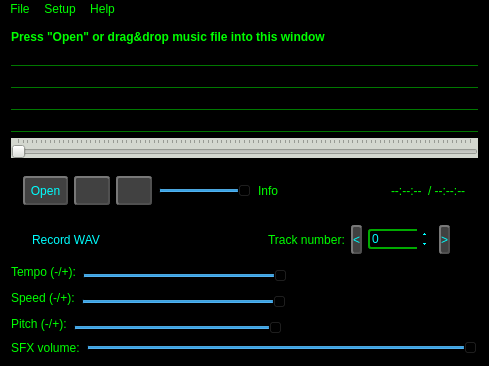
<?xml version="1.0" encoding="UTF-8"?>
<ui version="4.0">
 <class>MusPlayerQt</class>
 <widget class="QMainWindow" name="MusPlayerQt">
  <property name="geometry">
   <rect>
    <x>0</x>
    <y>0</y>
    <width>489</width>
    <height>306</height>
   </rect>
  </property>
  <property name="minimumSize">
   <size>
    <width>250</width>
    <height>0</height>
   </size>
  </property>
  <property name="contextMenuPolicy">
   <enum>Qt::CustomContextMenu</enum>
  </property>
  <property name="acceptDrops">
   <bool>true</bool>
  </property>
  <property name="windowTitle">
   <string>Simple SDL2 Mixer X Music player</string>
  </property>
  <property name="windowIcon">
   <iconset resource="../_resources/musicplayer.qrc">
    <normaloff>:/cat_musplay/cat_musplay_48x48.png</normaloff>:/cat_musplay/cat_musplay_48x48.png</iconset>
  </property>
  <property name="styleSheet">
   <string notr="true">*{
    background-color: rgb(0, 0, 0);
    color: rgb(0, 255, 0);
}
*:!enabled{
    color: rgb(170, 170, 170);
}
QPushButton {
	background-color: rgb(65, 65, 65);
	border-color: rgb(80, 80, 80);
	border-style: outset;
    border-width: 2px;
	color: rgb(0, 255, 255);
	border-radius: 3px;
    height: 25px;
 }
QPushButton:pressed {
    background-color: rgb(80, 80, 80);
    border-style: inset;
}
QCheckBox {
	border-color: rgb(0, 170, 0);
    border-width: 1px;
	color: rgb(0, 255, 255);
 }
QComboBox, QSpinBox, QLineEdit:enabled{
	border-radius: 3px;
    border-width: 2px;
    border-style: solid;
	border-color: rgb(0, 170, 0);
	color: rgb(0, 255, 255);
}
QSpinBox::up-button {
    subcontrol-origin: border;
	color: rgb(0, 255, 255);
}
QSpinBox::down-button {
    subcontrol-origin: border;
	color: rgb(0, 255, 255);
}
QSpinBox::up-button:!enabled {
    subcontrol-origin: border;
	color: rgb(230, 230, 230);
}
QSpinBox::down-button:!enabled {
    subcontrol-origin: border;
	color: rgb(230, 230, 230);
}


QPushButton:!enabled, QSpinBox:!enabled, QLineEdit:!enabled
{
    border-color: rgb(120, 120, 120);
    color: rgb(128, 128, 128);
}
QGroupBox
{
    padding: 5px;
    border-width: 1px;
    border-style: solid;
    border-color: rgb(0, 170, 0);
	border-radius: 3px;
}
QLabel
{
	background-color: transparent;
}

</string>
  </property>
  <widget class="QWidget" name="centralWidget">
   <layout class="QGridLayout" name="gridLayout">
    <property name="sizeConstraint">
     <enum>QLayout::SetMinimumSize</enum>
    </property>
    <item row="8" column="0">
     <widget class="QFrame" name="tempoFrame">
      <property name="frameShape">
       <enum>QFrame::NoFrame</enum>
      </property>
      <property name="frameShadow">
       <enum>QFrame::Plain</enum>
      </property>
      <property name="lineWidth">
       <number>0</number>
      </property>
      <layout class="QGridLayout" name="gridLayout_2">
       <property name="leftMargin">
        <number>0</number>
       </property>
       <property name="topMargin">
        <number>0</number>
       </property>
       <property name="rightMargin">
        <number>0</number>
       </property>
       <property name="bottomMargin">
        <number>0</number>
       </property>
       <item row="0" column="1">
        <widget class="QSlider" name="tempo">
         <property name="toolTip">
          <string>Tempo</string>
         </property>
         <property name="minimum">
          <number>-100</number>
         </property>
         <property name="maximum">
          <number>100</number>
         </property>
         <property name="orientation">
          <enum>Qt::Horizontal</enum>
         </property>
         <property name="tickPosition">
          <enum>QSlider::TicksAbove</enum>
         </property>
        </widget>
       </item>
       <item row="0" column="0">
        <widget class="QLabel" name="tempoLabel">
         <property name="text">
          <string>Tempo (-/+):</string>
         </property>
        </widget>
       </item>
      </layout>
     </widget>
    </item>
    <item row="7" column="0">
     <widget class="QFrame" name="frame_3">
      <property name="frameShape">
       <enum>QFrame::StyledPanel</enum>
      </property>
      <property name="frameShadow">
       <enum>QFrame::Raised</enum>
      </property>
      <layout class="QHBoxLayout" name="horizontalLayout_2">
       <property name="leftMargin">
        <number>0</number>
       </property>
       <property name="topMargin">
        <number>0</number>
       </property>
       <property name="rightMargin">
        <number>0</number>
       </property>
       <property name="bottomMargin">
        <number>0</number>
       </property>
       <item>
        <widget class="QCheckBox" name="recordWav">
         <property name="text">
          <string>Record WAV</string>
         </property>
        </widget>
       </item>
       <item>
        <spacer name="horizontalSpacer_2">
         <property name="orientation">
          <enum>Qt::Horizontal</enum>
         </property>
         <property name="sizeHint" stdset="0">
          <size>
           <width>148</width>
           <height>20</height>
          </size>
         </property>
        </spacer>
       </item>
       <item>
        <widget class="QFrame" name="gme_setup">
         <property name="enabled">
          <bool>true</bool>
         </property>
         <property name="frameShape">
          <enum>QFrame::StyledPanel</enum>
         </property>
         <property name="frameShadow">
          <enum>QFrame::Raised</enum>
         </property>
         <layout class="QGridLayout" name="gridLayout_3">
          <property name="leftMargin">
           <number>0</number>
          </property>
          <property name="topMargin">
           <number>0</number>
          </property>
          <property name="rightMargin">
           <number>0</number>
          </property>
          <property name="bottomMargin">
           <number>0</number>
          </property>
          <property name="horizontalSpacing">
           <number>6</number>
          </property>
          <property name="verticalSpacing">
           <number>0</number>
          </property>
          <item row="0" column="1">
           <widget class="QPushButton" name="trackPrev">
            <property name="text">
             <string notr="true">&lt;</string>
            </property>
           </widget>
          </item>
          <item row="0" column="3">
           <widget class="QPushButton" name="trackNext">
            <property name="text">
             <string notr="true">&gt;</string>
            </property>
           </widget>
          </item>
          <item row="0" column="2">
           <widget class="QSpinBox" name="trackID">
            <property name="enabled">
             <bool>true</bool>
            </property>
            <property name="maximum">
             <number>9999999</number>
            </property>
           </widget>
          </item>
          <item row="0" column="0">
           <widget class="QLabel" name="label_4">
            <property name="text">
             <string>Track number:</string>
            </property>
           </widget>
          </item>
          <item row="0" column="4">
           <widget class="QCheckBox" name="disableSpcEcho">
            <property name="toolTip">
             <string>Disable built-in SPC echo</string>
            </property>
            <property name="text">
             <string notr="true"/>
            </property>
           </widget>
          </item>
         </layout>
        </widget>
       </item>
      </layout>
     </widget>
    </item>
    <item row="11" column="0">
     <layout class="QHBoxLayout" name="GeneralVolumeFrame">
      <item>
       <widget class="QLabel" name="label_2">
        <property name="toolTip">
         <string>Change the SFX volume (affecting all playing SFX at one time, doesn't affects a music)</string>
        </property>
        <property name="text">
         <string>SFX volume:</string>
        </property>
       </widget>
      </item>
      <item>
       <widget class="QSlider" name="volumeGeneral">
        <property name="toolTip">
         <string>Change the general volume (affecting all playing music and SFX at one time)</string>
        </property>
        <property name="maximum">
         <number>128</number>
        </property>
        <property name="pageStep">
         <number>1</number>
        </property>
        <property name="value">
         <number>128</number>
        </property>
        <property name="orientation">
         <enum>Qt::Horizontal</enum>
        </property>
       </widget>
      </item>
     </layout>
    </item>
    <item row="2" column="0">
     <widget class="LabelMarquee" name="musArtist">
      <property name="styleSheet">
       <string notr="true">border-width: 1px;
border-style: solid;
border-color: rgba(0, 0, 0, 0);
border-bottom-color: rgb(0, 120, 0);
</string>
      </property>
      <property name="text">
       <string/>
      </property>
      <property name="scaledContents">
       <bool>true</bool>
      </property>
     </widget>
    </item>
    <item row="0" column="0">
     <widget class="QLabel" name="label">
      <property name="font">
       <font>
        <bold>true</bold>
       </font>
      </property>
      <property name="text">
       <string>Press &quot;Open&quot; or drag&amp;drop music file into this window</string>
      </property>
     </widget>
    </item>
    <item row="9" column="0">
     <widget class="QFrame" name="speedFrame">
      <property name="frameShape">
       <enum>QFrame::NoFrame</enum>
      </property>
      <property name="frameShadow">
       <enum>QFrame::Plain</enum>
      </property>
      <property name="lineWidth">
       <number>0</number>
      </property>
      <layout class="QGridLayout" name="gridLayout_4">
       <property name="leftMargin">
        <number>0</number>
       </property>
       <property name="topMargin">
        <number>0</number>
       </property>
       <property name="rightMargin">
        <number>0</number>
       </property>
       <property name="bottomMargin">
        <number>0</number>
       </property>
       <item row="0" column="0">
        <widget class="QLabel" name="speedLabel">
         <property name="text">
          <string>Speed (-/+):</string>
         </property>
        </widget>
       </item>
       <item row="0" column="1">
        <widget class="QSlider" name="speed">
         <property name="toolTip">
          <string>Tempo</string>
         </property>
         <property name="minimum">
          <number>-100</number>
         </property>
         <property name="maximum">
          <number>100</number>
         </property>
         <property name="orientation">
          <enum>Qt::Horizontal</enum>
         </property>
         <property name="tickPosition">
          <enum>QSlider::TicksAbove</enum>
         </property>
        </widget>
       </item>
      </layout>
     </widget>
    </item>
    <item row="1" column="0">
     <widget class="LabelMarquee" name="musTitle">
      <property name="styleSheet">
       <string notr="true">border-width: 1px;
border-style: solid;
border-color: rgba(0, 0, 0, 0);
border-bottom-color: rgb(0, 120, 0);
</string>
      </property>
      <property name="text">
       <string/>
      </property>
      <property name="scaledContents">
       <bool>true</bool>
      </property>
     </widget>
    </item>
    <item row="4" column="0">
     <widget class="LabelMarquee" name="musCopyright">
      <property name="styleSheet">
       <string notr="true">border-width: 1px;
border-style: solid;
border-color: rgba(0, 0, 0, 0);
border-bottom-color: rgb(0, 120, 0);
</string>
      </property>
      <property name="text">
       <string/>
      </property>
      <property name="scaledContents">
       <bool>true</bool>
      </property>
     </widget>
    </item>
    <item row="6" column="0">
     <widget class="QFrame" name="frame_2">
      <property name="minimumSize">
       <size>
        <width>0</width>
        <height>45</height>
       </size>
      </property>
      <property name="frameShape">
       <enum>QFrame::StyledPanel</enum>
      </property>
      <property name="frameShadow">
       <enum>QFrame::Raised</enum>
      </property>
      <layout class="QHBoxLayout" name="horizontalLayout">
       <property name="sizeConstraint">
        <enum>QLayout::SetMinimumSize</enum>
       </property>
       <item>
        <widget class="QPushButton" name="open">
         <property name="minimumSize">
          <size>
           <width>45</width>
           <height>0</height>
          </size>
         </property>
         <property name="text">
          <string>Open</string>
         </property>
         <property name="shortcut">
          <string>Ctrl+O</string>
         </property>
         <property name="flat">
          <bool>false</bool>
         </property>
        </widget>
       </item>
       <item>
        <widget class="QPushButton" name="play">
         <property name="minimumSize">
          <size>
           <width>24</width>
           <height>0</height>
          </size>
         </property>
         <property name="toolTip">
          <string>Play</string>
         </property>
         <property name="icon">
          <iconset resource="../_resources/musicplayer.qrc">
           <normaloff>:/buttons/play.png</normaloff>:/buttons/play.png</iconset>
         </property>
         <property name="shortcut">
          <string>Space</string>
         </property>
         <property name="flat">
          <bool>false</bool>
         </property>
        </widget>
       </item>
       <item>
        <widget class="QPushButton" name="stop">
         <property name="minimumSize">
          <size>
           <width>24</width>
           <height>0</height>
          </size>
         </property>
         <property name="toolTip">
          <string>Stop</string>
         </property>
         <property name="icon">
          <iconset resource="../_resources/musicplayer.qrc">
           <normaloff>:/buttons/stop.png</normaloff>:/buttons/stop.png</iconset>
         </property>
         <property name="shortcut">
          <string>.</string>
         </property>
         <property name="flat">
          <bool>false</bool>
         </property>
        </widget>
       </item>
       <item>
        <widget class="QSlider" name="volume">
         <property name="maximum">
          <number>128</number>
         </property>
         <property name="value">
          <number>128</number>
         </property>
         <property name="orientation">
          <enum>Qt::Horizontal</enum>
         </property>
        </widget>
       </item>
       <item>
        <widget class="QLabel" name="smallInfo">
         <property name="text">
          <string>Info</string>
         </property>
        </widget>
       </item>
       <item>
        <spacer name="horizontalSpacer">
         <property name="orientation">
          <enum>Qt::Horizontal</enum>
         </property>
         <property name="sizeHint" stdset="0">
          <size>
           <width>40</width>
           <height>20</height>
          </size>
         </property>
        </spacer>
       </item>
       <item>
        <widget class="QLabel" name="isLooping">
         <property name="toolTip">
          <string>&lt;html&gt;&lt;head/&gt;&lt;body&gt;&lt;p&gt;Current music has an embedded loop&lt;/p&gt;&lt;/body&gt;&lt;/html&gt;</string>
         </property>
         <property name="text">
          <string/>
         </property>
         <property name="pixmap">
          <pixmap resource="../_resources/musicplayer.qrc">:/loop_in_use.png</pixmap>
         </property>
        </widget>
       </item>
       <item>
        <widget class="QLabel" name="playingTimeLabel">
         <property name="text">
          <string>--:--:--</string>
         </property>
        </widget>
       </item>
       <item>
        <widget class="QLabel" name="playingTimeLenghtLabel">
         <property name="text">
          <string>/ --:--:--</string>
         </property>
        </widget>
       </item>
      </layout>
     </widget>
    </item>
    <item row="3" column="0">
     <widget class="LabelMarquee" name="musAlbum">
      <property name="styleSheet">
       <string notr="true">border-width: 1px;
border-style: solid;
border-color: rgba(0, 0, 0, 0);
border-bottom-color: rgb(0, 120, 0);
</string>
      </property>
      <property name="text">
       <string/>
      </property>
      <property name="scaledContents">
       <bool>true</bool>
      </property>
     </widget>
    </item>
    <item row="5" column="0">
     <widget class="QSlider" name="musicPosition">
      <property name="styleSheet">
       <string notr="true">background-color: rgb(211, 215, 207);</string>
      </property>
      <property name="maximum">
       <number>100</number>
      </property>
      <property name="value">
       <number>0</number>
      </property>
      <property name="orientation">
       <enum>Qt::Horizontal</enum>
      </property>
      <property name="invertedAppearance">
       <bool>false</bool>
      </property>
      <property name="invertedControls">
       <bool>false</bool>
      </property>
      <property name="tickPosition">
       <enum>QSlider::TicksAbove</enum>
      </property>
     </widget>
    </item>
    <item row="10" column="0">
     <widget class="QFrame" name="pitchFrame">
      <property name="frameShape">
       <enum>QFrame::NoFrame</enum>
      </property>
      <property name="frameShadow">
       <enum>QFrame::Plain</enum>
      </property>
      <property name="lineWidth">
       <number>0</number>
      </property>
      <layout class="QGridLayout" name="gridLayout_6">
       <property name="leftMargin">
        <number>0</number>
       </property>
       <property name="topMargin">
        <number>0</number>
       </property>
       <property name="rightMargin">
        <number>0</number>
       </property>
       <property name="bottomMargin">
        <number>0</number>
       </property>
       <item row="0" column="0">
        <widget class="QLabel" name="pitchLabel">
         <property name="text">
          <string>Pitch (-/+):</string>
         </property>
        </widget>
       </item>
       <item row="0" column="1">
        <widget class="QSlider" name="pitch">
         <property name="toolTip">
          <string>Tempo</string>
         </property>
         <property name="minimum">
          <number>-100</number>
         </property>
         <property name="maximum">
          <number>100</number>
         </property>
         <property name="orientation">
          <enum>Qt::Horizontal</enum>
         </property>
         <property name="tickPosition">
          <enum>QSlider::TicksAbove</enum>
         </property>
        </widget>
       </item>
      </layout>
     </widget>
    </item>
   </layout>
  </widget>
  <widget class="QMenuBar" name="menuBar">
   <property name="geometry">
    <rect>
     <x>0</x>
     <y>0</y>
     <width>489</width>
     <height>20</height>
    </rect>
   </property>
   <widget class="QMenu" name="menuFile">
    <property name="title">
     <string>File</string>
    </property>
    <addaction name="actionOpen"/>
    <addaction name="separator"/>
    <addaction name="actionQuit"/>
   </widget>
   <widget class="QMenu" name="menuSetup">
    <property name="title">
     <string>Setup</string>
    </property>
    <widget class="QMenu" name="menuMusicLooping">
     <property name="title">
      <string>Music looping</string>
     </property>
     <addaction name="actionLoopForever"/>
     <addaction name="separator"/>
     <addaction name="actionPlay1Time"/>
     <addaction name="actionPlay2Times"/>
     <addaction name="actionPlay3Times"/>
    </widget>
    <addaction name="actionAudioSetup"/>
    <addaction name="actionMidiSetup"/>
    <addaction name="actionMultiMusicTesting"/>
    <addaction name="actionMultiSFXTesting"/>
    <addaction name="actionSfxTesting"/>
    <addaction name="actionMusicFX"/>
    <addaction name="actionTracksMuter"/>
    <addaction name="actionFileAssoc"/>
    <addaction name="separator"/>
    <addaction name="actionEnableReverb"/>
    <addaction name="actionTuneReverb"/>
    <addaction name="actionEnableEcho"/>
    <addaction name="actionTuneEcho"/>
    <addaction name="separator"/>
    <addaction name="menuMusicLooping"/>
    <addaction name="actionPause_the_audio_stream"/>
    <addaction name="separator"/>
   </widget>
   <widget class="QMenu" name="menuHelp">
    <property name="title">
     <string>Help</string>
    </property>
    <addaction name="actionHelpGitHub"/>
    <addaction name="actionHelpLicense"/>
    <addaction name="separator"/>
    <addaction name="actionHelpAbout"/>
   </widget>
   <addaction name="menuFile"/>
   <addaction name="menuSetup"/>
   <addaction name="menuHelp"/>
  </widget>
  <action name="actionMidiSetup">
   <property name="text">
    <string>MIDI Setup</string>
   </property>
  </action>
  <action name="actionOpen">
   <property name="text">
    <string>Open</string>
   </property>
  </action>
  <action name="actionQuit">
   <property name="text">
    <string>Quit</string>
   </property>
  </action>
  <action name="actionHelpLicense">
   <property name="text">
    <string>GPL License</string>
   </property>
  </action>
  <action name="actionHelpAbout">
   <property name="text">
    <string>About</string>
   </property>
  </action>
  <action name="actionHelpGitHub">
   <property name="text">
    <string>Visit Github page...</string>
   </property>
  </action>
  <action name="actionSfxTesting">
   <property name="text">
    <string>SFX Testing</string>
   </property>
  </action>
  <action name="actionEnableReverb">
   <property name="checkable">
    <bool>true</bool>
   </property>
   <property name="text">
    <string>Enable reverb</string>
   </property>
  </action>
  <action name="actionFileAssoc">
   <property name="text">
    <string>File associations...</string>
   </property>
  </action>
  <action name="actionLoopForever">
   <property name="checkable">
    <bool>true</bool>
   </property>
   <property name="checked">
    <bool>true</bool>
   </property>
   <property name="text">
    <string>Loop forever</string>
   </property>
  </action>
  <action name="actionPlay1Time">
   <property name="checkable">
    <bool>true</bool>
   </property>
   <property name="text">
    <string>Play 1 time</string>
   </property>
  </action>
  <action name="actionPlay2Times">
   <property name="checkable">
    <bool>true</bool>
   </property>
   <property name="text">
    <string>Play 2 times</string>
   </property>
  </action>
  <action name="actionPlay3Times">
   <property name="checkable">
    <bool>true</bool>
   </property>
   <property name="text">
    <string>Play 3 times</string>
   </property>
  </action>
  <action name="actionAudioSetup">
   <property name="text">
    <string>Audio Setup...</string>
   </property>
  </action>
  <action name="actionEnableEcho">
   <property name="checkable">
    <bool>true</bool>
   </property>
   <property name="text">
    <string>Enable echo</string>
   </property>
  </action>
  <action name="actionTuneEcho">
   <property name="text">
    <string>Tune echo...</string>
   </property>
  </action>
  <action name="actionMultiMusicTesting">
   <property name="text">
    <string>Multi-Music Testing</string>
   </property>
  </action>
  <action name="actionMusicFX">
   <property name="text">
    <string>Music FX</string>
   </property>
  </action>
  <action name="actionTracksMuter">
   <property name="text">
    <string>Tracks enable/disable</string>
   </property>
  </action>
  <action name="actionPause_the_audio_stream">
   <property name="checkable">
    <bool>true</bool>
   </property>
   <property name="text">
    <string>Pause the audio stream</string>
   </property>
  </action>
  <action name="actionTuneReverb">
   <property name="text">
    <string>Tune reverb...</string>
   </property>
  </action>
  <action name="actionMultiSFXTesting">
   <property name="text">
    <string>Multi-SFX testing</string>
   </property>
  </action>
 </widget>
 <layoutdefault spacing="6" margin="11"/>
 <customwidgets>
  <customwidget>
   <class>LabelMarquee</class>
   <extends>QLabel</extends>
   <header>MainWindow/label_marquee.h</header>
  </customwidget>
 </customwidgets>
 <resources>
  <include location="../_resources/musicplayer.qrc"/>
 </resources>
 <connections/>
</ui>
